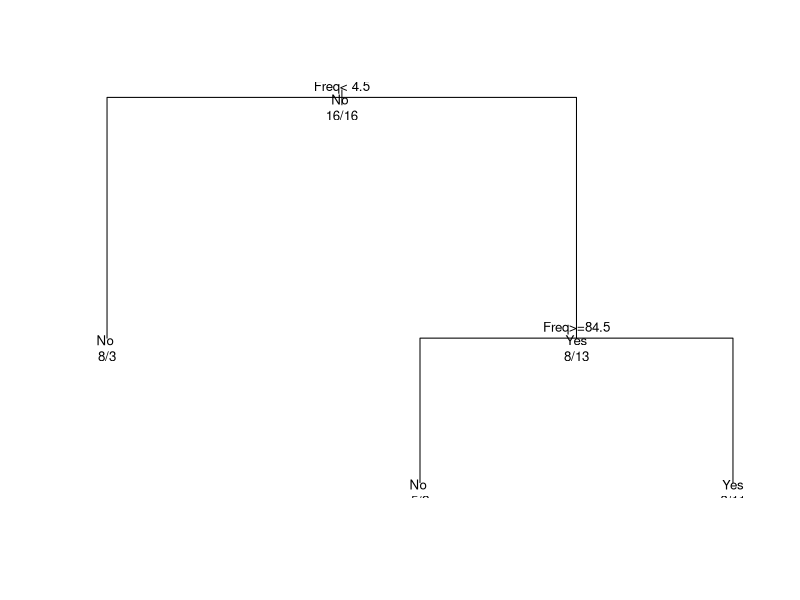
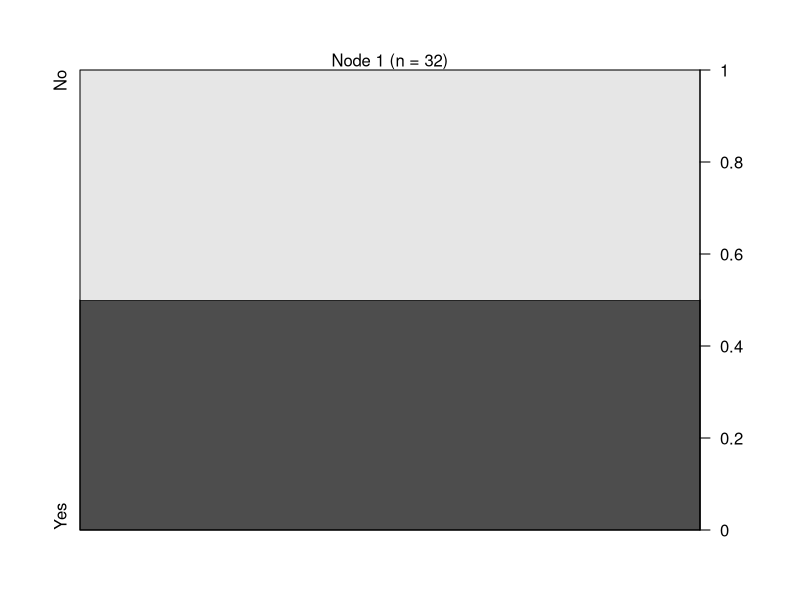
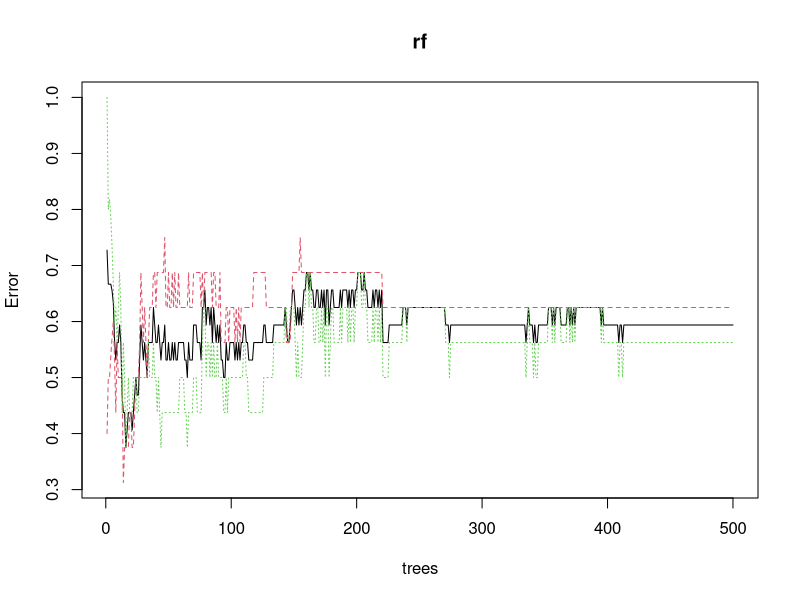

These figures' R source, in order:
data("Titanic")
head(Titanic)
str(Titanic)
library(rpart)
library(party)
library(randomForest)
reg <- rpart(Survived~., data = Titanic)
plot(reg)
text(reg, use.n=TRUE, all=TRUE, cex=.8)

dt <- ctree(Survived~., data = Titanic)
plot(dt)

#heatmap(Titanic)

rf <- randomForest(Survived~., data = Titanic)
print(rf)
importance(rf)
plot(rf)
